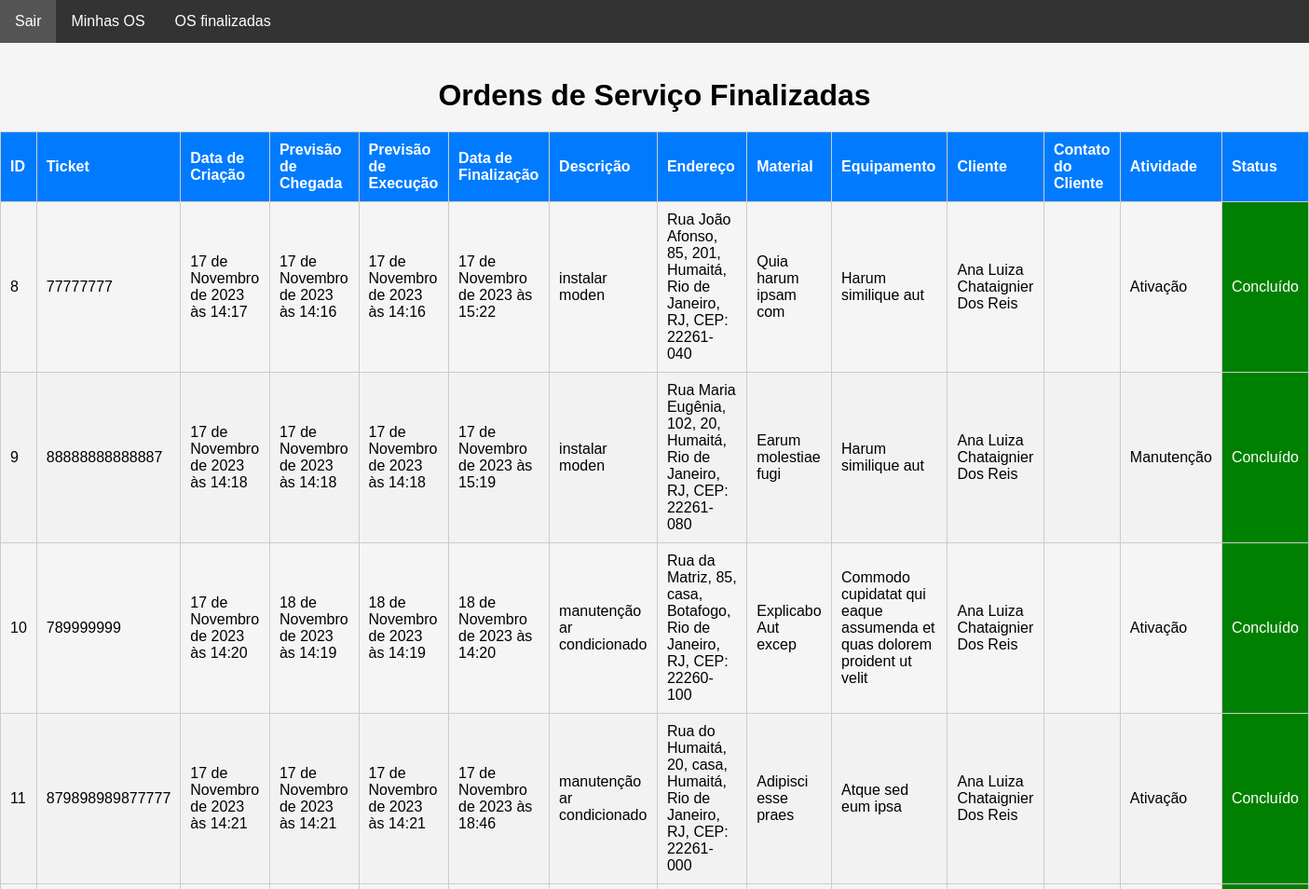
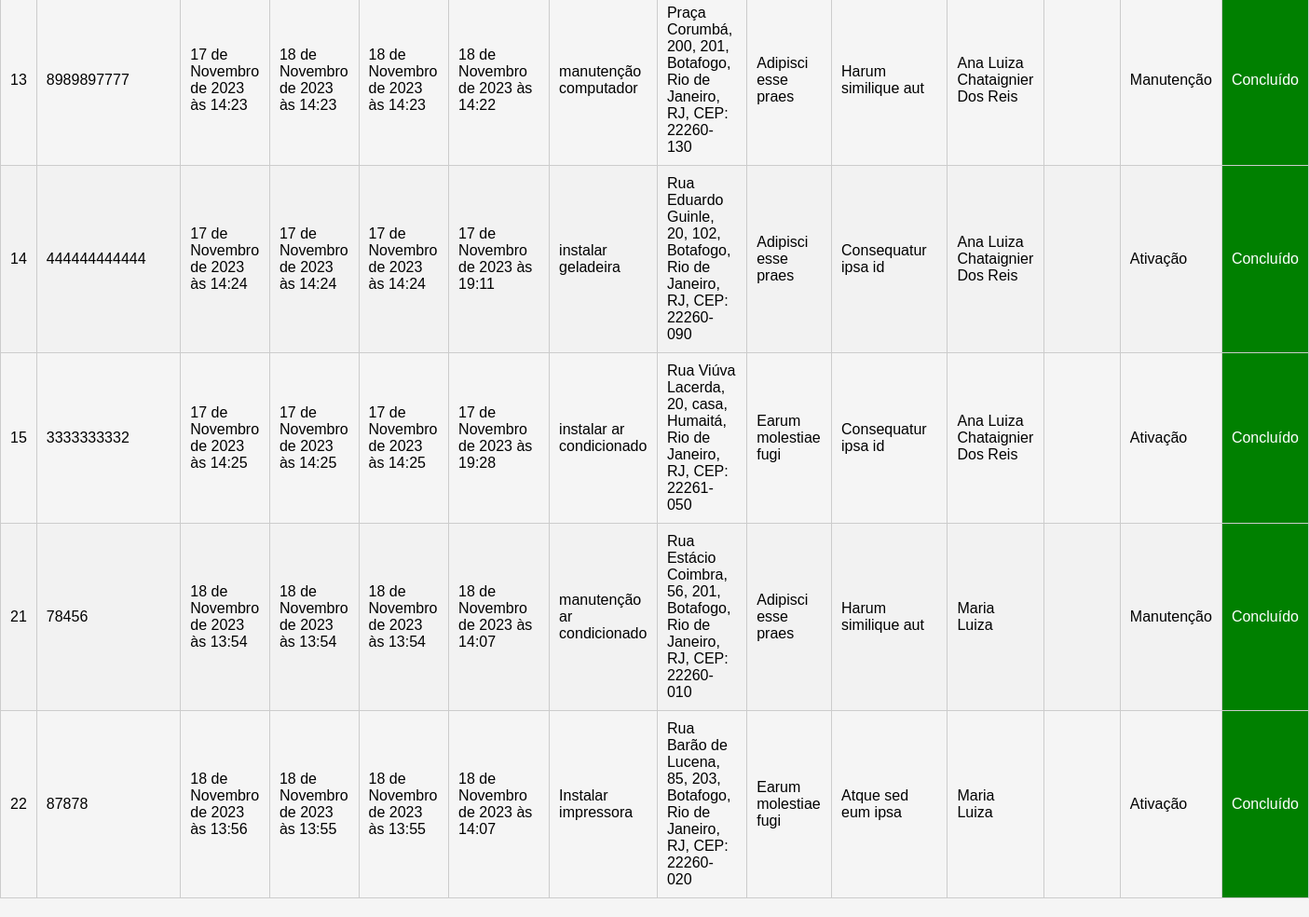
/main/os_finalizadas/ (signed in), run on the app's committed database (2 pictures, top to bottom).
### staff/models.py (models this page shows, shortened)
class HistoricoOsFinalizada(models.Model):
    ordem_de_servico = models.ForeignKey(
        OrdemDeServico, on_delete=models.CASCADE, related_name="historico_os"
    )
    data_finalizada = models.DateTimeField(auto_now_add=True)
    nome_responsavel = models.CharField(max_length=30, null=False)
    rg_responsavel = models.CharField(max_length=12, null=False)
    observacoes = models.TextField(max_length=400)
    foto = models.ImageField(
        upload_to="img/historico_os_finalizada/", null=True, blank=True
    )

class OrdemDeServico(models.Model):
    ticket = models.CharField(max_length=200, unique=True)
    tecnico = models.ForeignKey(
        CustomUser, on_delete=models.CASCADE, related_name="ordens_técnico", null=True, default=None
    )
    staff = models.ForeignKey(
        CustomUser, on_delete=models.CASCADE, related_name="ordens_staff"
    )
    descricao = models.TextField(max_length=600)
    previsao_chegada = models.DateTimeField(editable=True)
    previsao_execucao = models.DateTimeField(editable=True)
    material = models.CharField(max_length=100, validators=[MinLengthValidator(3)])
    equipamento = models.CharField(max_length=100, validators=[MinLengthValidator(3)])
    data_criacao = models.DateTimeField(auto_now_add=True)
    cliente = models.ForeignKey(Cliente, on_delete=models.CASCADE)
    endereco = models.ForeignKey(Endereco, on_delete=models.CASCADE)
    contrato = models.CharField(max_length=700, null=True, blank=True)
    atividade = models.CharField(max_length=50, choices=ACTIVITY_CHOICES)
    status_tecnico = models.CharField(max_length=50, choices=TECNICAL_CHOICES)
    status = models.CharField(
        max_length=10, choices=STATUS_CHOICES, default="Aguardando"
    )
    atraso_em_minutos = models.CharField(max_length=50, choices=ATRASO_CHOICES)
    atraso_descricao = models.TextField(max_length=400)
    descricao_reagendamento = models.TextField(max_length=400)
    vezes_reagendada = models.IntegerField(default=0)

class Cliente(models.Model):
    nome = models.CharField(max_length=50, validators=[MinLengthValidator(3)])
    rg = models.CharField(max_length=12, validators=[MinLengthValidator(3)])
    telefone1 = models.CharField(max_length=15, validators=[MinLengthValidator(3)])
    telefone2 = models.CharField(max_length=15, validators=[MinLengthValidator(3)])
    def __str__(self):
        return self.nome

### authentication/models.py (models this page shows)
class Endereco(models.Model):
    cep = models.CharField(max_length=10)
    rua = models.CharField(max_length=30, validators=[MinLengthValidator(3)])
    bairro = models.CharField(max_length=20, validators=[MinLengthValidator(3)])
    cidade = models.CharField(max_length=20, validators=[MinLengthValidator(3)])
    estado = models.CharField(max_length=2, choices=STATE_CHOICES)
    numero = models.PositiveIntegerField(validators=[MinValueValidator(1)])
    complemento = models.CharField(max_length=100)
    def __str__(self):
        return f"{self.rua}, {self.numero}, {self.complemento}, {self.bairro}, {self.cidade}, {self.estado}, CEP: {self.cep}"

### main/views.py (the view)
# urls.py: path("os_finalizadas/", views.os_finalizadas, name="os_finalizadas"),
@user_passes_test(is_tecnico)
def os_finalizadas(request):
    try:
        user = request.user
        ordens_finalizadas = OrdemDeServico.objects.filter(
            tecnico=user, status="Concluído"
        )
        historicos = []
        for ordem in ordens_finalizadas:
            historicos_ordem = HistoricoOsFinalizada.objects.filter(
                ordem_de_servico=ordem
            )
            historicos.extend(historicos_ordem)
        return render(
            request,
            "os_finalizadas.html",
            {
                "ordens_finalizadas": ordens_finalizadas,
                "historicos": historicos,
                "user": user,
            },
        )
    except Exception as e:
        return render(request, "error.html", {"error_message": str(e)})

### main/helpers.py (called while the page is built)
def is_tecnico(user):
    return user.groups.filter(name="Técnico").exists()

### main/templates/os_finalizadas.html (shortened to what this page needs)
<!DOCTYPE html>
<html lang="en">
  <head>
  </head>
  <body>
    <nav class="navbar">
      <ul>
          <li><a href="{% url 'sair' %}">Sair</a></li>
          <li><a href="{% url 'minhas_ordens_de_servico' %}">Minhas OS</a></li>
          <li><a href="{% url 'ordens_finalizadas' %}">OS finalizadas</a></li>
      </ul>
  </nav>
  <br>
    <h1>Ordens de Serviço Finalizadas</h1>
    <table>
      <thead>
        <tr>
          <th>ID</th>
          <th>Ticket</th>
          <th>Data de Criação</th>
          <th>Previsão de Chegada</th>
          <th>Previsão de Execução</th>
          <th>Data de Finalização</th>
          <th>Descrição</th>
          <th>Endereço</th>
          <th>Material</th>
          <th>Equipamento</th>
          <th>Cliente</th>
          <th>Contato do Cliente</th>
          <th>Atividade</th>
          <th>Status</th>
        </tr>
      </thead>
      <tbody>
        {% for historico in historicos %}
        <tr>
          <td>{{ historico.ordem_de_servico.id }}</td>
          <td>{{ historico.ordem_de_servico.ticket }}</td>
          <td>{{ historico.ordem_de_servico.data_criacao }}</td>
          <td>{{ historico.ordem_de_servico.previsao_chegada }}</td>
          <td>{{ historico.ordem_de_servico.previsao_execucao }}</td>
          <td>{{ historico.data_finalizada }}</td>
          <td>{{ historico.ordem_de_servico.descricao }}</td>
          <td>{{ historico.ordem_de_servico.endereco }}</td>
          <td>{{ historico.ordem_de_servico.material }}</td>
          <td>{{ historico.ordem_de_servico.equipamento }}</td>
          <td>{{ historico.ordem_de_servico.cliente }}</td>
          <td>{{ historico.ordem_de_servico.contato_cliente }}</td>
          <td>{{ historico.ordem_de_servico.atividade }}</td>
          <td class="status-concluido">{{ historico.ordem_de_servico.status }}</td>
        </tr>
        {% endfor %}
      </tbody>
    </table>
  </body>
</html>

### main/templates/os_finalizadas.html (style rules this page uses)
* { margin: 0; padding: 0; box-sizing: border-box; }
body { font-family: Arial, sans-serif; background-color: #f5f5f5; margin: 0; padding: 0; }
h1 { text-align: center; margin-top: 20px; }
table { width: 100%; border-collapse: collapse; border-spacing: 0; margin: 20px auto; }
table td, table th { padding: 10px; border: 1px solid #ccc; text-align: left; }
table th { background-color: #007bff; color: #fff; }
table tr:nth-child(even) { background-color: #f2f2f2; }
.status-concluido { background-color: green; color: white; }
.navbar { background-color: #333; overflow: hidden; }
.navbar ul { list-style-type: none; }
.navbar li { float: left; }
.navbar a { display: block; color: white; text-align: center; padding: 14px 16px; text-decoration: none; }

### data on the page
HistoricoOsFinalizada: ordem_de_servico.id "8", ordem_de_servico.ticket "77777777", ordem_de_servico.data_criacao "17 de Novembro de 2023 às 14:17", ordem_de_servico.previsao_chegada "17 de Novembro de 2023 às 14:16", ordem_de_servico.previsao_execucao "17 de Novembro de 2023 às 14:16", data_finalizada "17 de Novembro de 2023 às 15:22", ordem_de_servico.descricao "instalar moden", ordem_de_servico.endereco "Rua João Afonso, 85, 201, Humaitá, Rio de Janeiro, RJ, CEP: 22261-040", ordem_de_servico.material "Quia harum ipsam com", ordem_de_servico.equipamento "Harum similique aut", ordem_de_servico.cliente "Ana Luiza Chataignier Dos Reis", ordem_de_servico.atividade "Ativação", ordem_de_servico.status "Concluído"
HistoricoOsFinalizada: ordem_de_servico.id "9", ordem_de_servico.ticket "88888888888887", ordem_de_servico.data_criacao "17 de Novembro de 2023 às 14:18", ordem_de_servico.previsao_chegada "17 de Novembro de 2023 às 14:18", ordem_de_servico.previsao_execucao "17 de Novembro de 2023 às 14:18", data_finalizada "17 de Novembro de 2023 às 15:19", ordem_de_servico.descricao "instalar moden", ordem_de_servico.endereco "Rua Maria Eugênia, 102, 20, Humaitá, Rio de Janeiro, RJ, CEP: 22261-080", ordem_de_servico.material "Earum molestiae fugi", ordem_de_servico.equipamento "Harum similique aut", ordem_de_servico.cliente "Ana Luiza Chataignier Dos Reis", ordem_de_servico.atividade "Manutenção", ordem_de_servico.status "Concluído"
HistoricoOsFinalizada: ordem_de_servico.id "10", ordem_de_servico.ticket "789999999", ordem_de_servico.data_criacao "17 de Novembro de 2023 às 14:20", ordem_de_servico.previsao_chegada "18 de Novembro de 2023 às 14:19", ordem_de_servico.previsao_execucao "18 de Novembro de 2023 às 14:19", data_finalizada "18 de Novembro de 2023 às 14:20", ordem_de_servico.descricao "manutenção ar condicionado", ordem_de_servico.endereco "Rua da Matriz, 85, casa, Botafogo, Rio de Janeiro, RJ, CEP: 22260-100", ordem_de_servico.material "Explicabo Aut excep", ordem_de_servico.equipamento "Commodo cupidatat qui eaque assumenda et quas dolorem proident ut velit", ordem_de_servico.cliente "Ana Luiza Chataignier Dos Reis", ordem_de_servico.atividade "Ativação", ordem_de_servico.status "Concluído"
HistoricoOsFinalizada: ordem_de_servico.id "11", ordem_de_servico.ticket "879898989877777", ordem_de_servico.data_criacao "17 de Novembro de 2023 às 14:21", ordem_de_servico.previsao_chegada "17 de Novembro de 2023 às 14:21", ordem_de_servico.previsao_execucao "17 de Novembro de 2023 às 14:21", data_finalizada "17 de Novembro de 2023 às 18:46", ordem_de_servico.descricao "manutenção ar condicionado", ordem_de_servico.endereco "Rua do Humaitá, 20, casa, Humaitá, Rio de Janeiro, RJ, CEP: 22261-000", ordem_de_servico.material "Adipisci esse praes", ordem_de_servico.equipamento "Atque sed eum ipsa", ordem_de_servico.cliente "Ana Luiza Chataignier Dos Reis", ordem_de_servico.atividade "Ativação", ordem_de_servico.status "Concluído"
HistoricoOsFinalizada: ordem_de_servico.id "13", ordem_de_servico.ticket "8989897777", ordem_de_servico.data_criacao "17 de Novembro de 2023 às 14:23", ordem_de_servico.previsao_chegada "18 de Novembro de 2023 às 14:23", ordem_de_servico.previsao_execucao "18 de Novembro de 2023 às 14:23", data_finalizada "18 de Novembro de 2023 às 14:22", ordem_de_servico.descricao "manutenção computador", ordem_de_servico.endereco "Praça Corumbá, 200, 201, Botafogo, Rio de Janeiro, RJ, CEP: 22260-130", ordem_de_servico.material "Adipisci esse praes", ordem_de_servico.equipamento "Harum similique aut", ordem_de_servico.cliente "Ana Luiza Chataignier Dos Reis", ordem_de_servico.atividade "Manutenção", ordem_de_servico.status "Concluído"
HistoricoOsFinalizada: ordem_de_servico.id "14", ordem_de_servico.ticket "444444444444", ordem_de_servico.data_criacao "17 de Novembro de 2023 às 14:24", ordem_de_servico.previsao_chegada "17 de Novembro de 2023 às 14:24", ordem_de_servico.previsao_execucao "17 de Novembro de 2023 às 14:24", data_finalizada "17 de Novembro de 2023 às 19:11", ordem_de_servico.descricao "instalar geladeira", ordem_de_servico.endereco "Rua Eduardo Guinle, 20, 102, Botafogo, Rio de Janeiro, RJ, CEP: 22260-090", ordem_de_servico.material "Adipisci esse praes", ordem_de_servico.equipamento "Consequatur ipsa id", ordem_de_servico.cliente "Ana Luiza Chataignier Dos Reis", ordem_de_servico.atividade "Ativação", ordem_de_servico.status "Concluído"
HistoricoOsFinalizada: ordem_de_servico.id "15", ordem_de_servico.ticket "3333333332", ordem_de_servico.data_criacao "17 de Novembro de 2023 às 14:25", ordem_de_servico.previsao_chegada "17 de Novembro de 2023 às 14:25", ordem_de_servico.previsao_execucao "17 de Novembro de 2023 às 14:25", data_finalizada "17 de Novembro de 2023 às 19:28", ordem_de_servico.descricao "instalar ar condicionado", ordem_de_servico.endereco "Rua Viúva Lacerda, 20, casa, Humaitá, Rio de Janeiro, RJ, CEP: 22261-050", ordem_de_servico.material "Earum molestiae fugi", ordem_de_servico.equipamento "Consequatur ipsa id", ordem_de_servico.cliente "Ana Luiza Chataignier Dos Reis", ordem_de_servico.atividade "Ativação", ordem_de_servico.status "Concluído"
HistoricoOsFinalizada: ordem_de_servico.id "21", ordem_de_servico.ticket "78456", ordem_de_servico.data_criacao "18 de Novembro de 2023 às 13:54", ordem_de_servico.previsao_chegada "18 de Novembro de 2023 às 13:54", ordem_de_servico.previsao_execucao "18 de Novembro de 2023 às 13:54", data_finalizada "18 de Novembro de 2023 às 14:07", ordem_de_servico.descricao "manutenção ar condicionado", ordem_de_servico.endereco "Rua Estácio Coimbra, 56, 201, Botafogo, Rio de Janeiro, RJ, CEP: 22260-010", ordem_de_servico.material "Adipisci esse praes", ordem_de_servico.equipamento "Harum similique aut", ordem_de_servico.cliente "Maria Luiza", ordem_de_servico.atividade "Manutenção", ordem_de_servico.status "Concluído"
HistoricoOsFinalizada: ordem_de_servico.id "22", ordem_de_servico.ticket "87878", ordem_de_servico.data_criacao "18 de Novembro de 2023 às 13:56", ordem_de_servico.previsao_chegada "18 de Novembro de 2023 às 13:55", ordem_de_servico.previsao_execucao "18 de Novembro de 2023 às 13:55", data_finalizada "18 de Novembro de 2023 às 14:07", ordem_de_servico.descricao "Instalar impressora", ordem_de_servico.endereco "Rua Barão de Lucena, 85, 203, Botafogo, Rio de Janeiro, RJ, CEP: 22260-020", ordem_de_servico.material "Earum molestiae fugi", ordem_de_servico.equipamento "Atque sed eum ipsa", ordem_de_servico.cliente "Maria Luiza", ordem_de_servico.atividade "Ativação", ordem_de_servico.status "Concluído"
